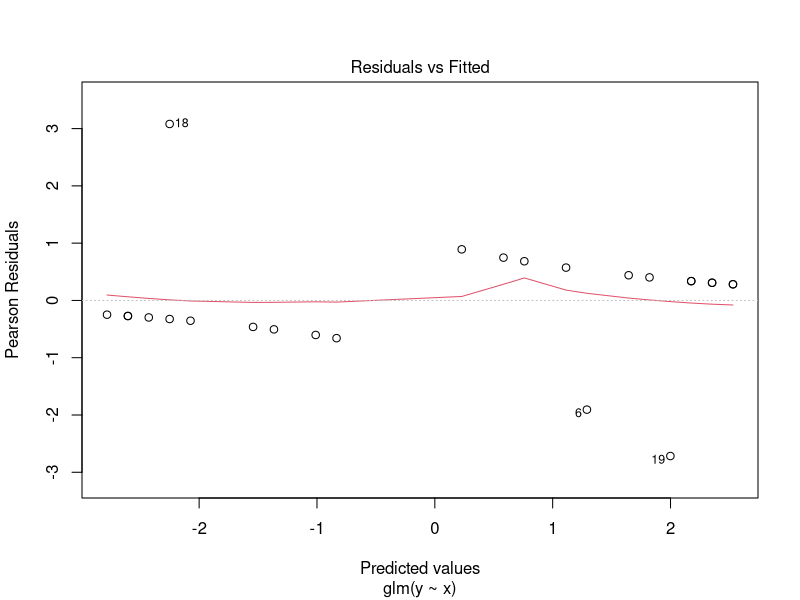
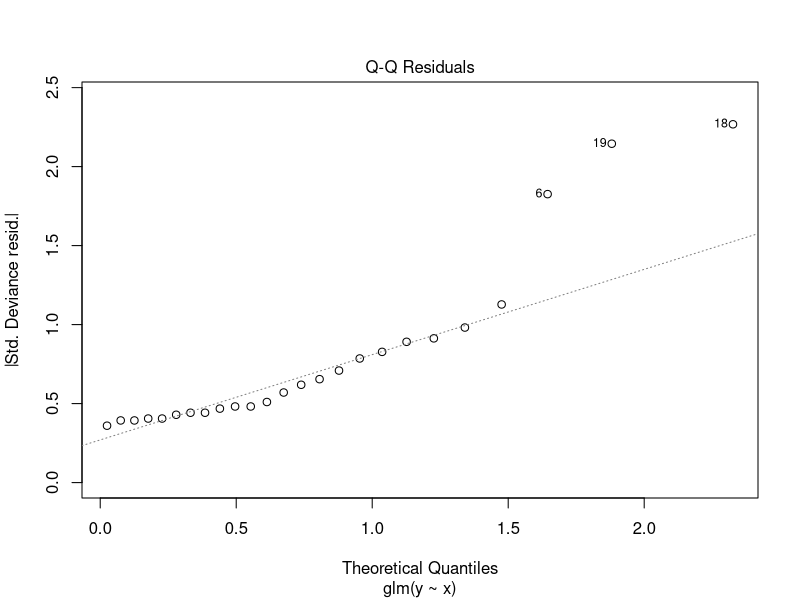
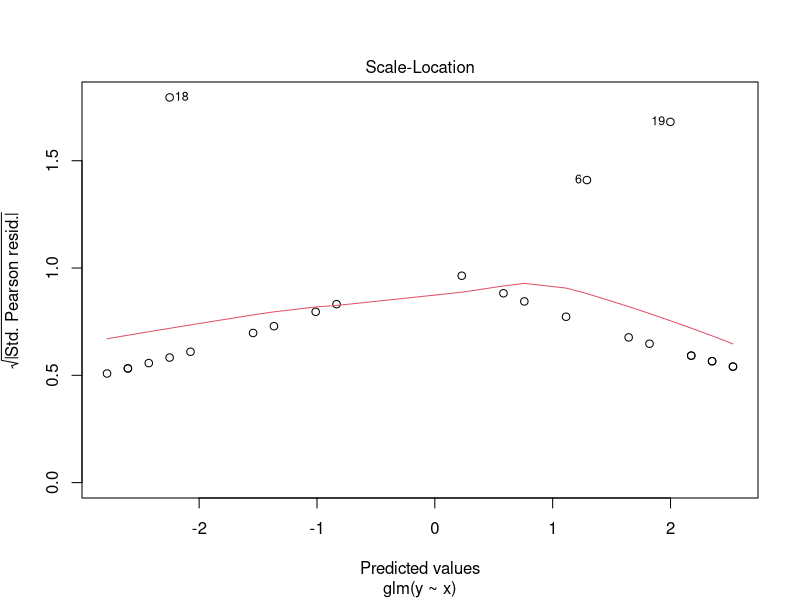
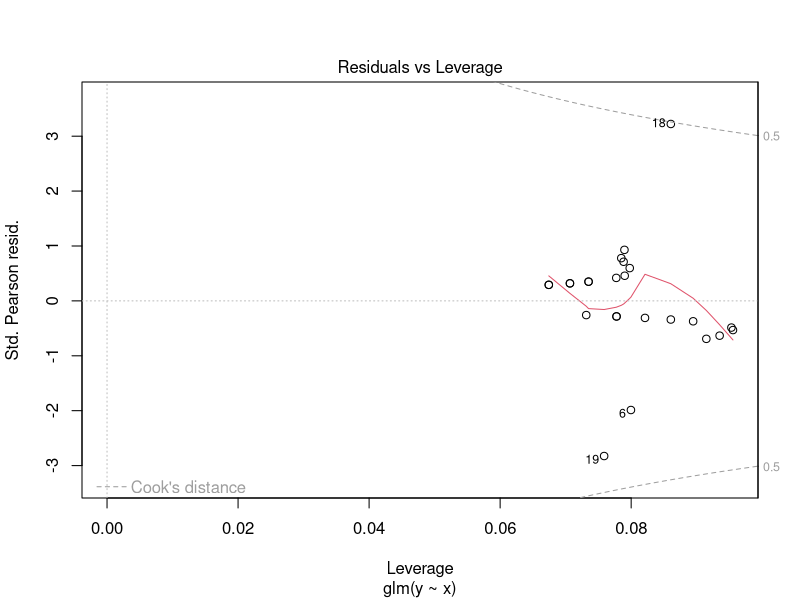

Source code (R) for these figures, in order: (Note: this script raises an error after producing the figures.)
## Que.1
x=c(400,220,490,210,500,270,200,470,480,310,240,490,420,330,280,210,300,470,230,430,460,220,250,200,390)
y=c(0,1,0,1,0,0,1,0,0,1,1,0,0,1,1,1,1,1,0,0,0,1,1,1,0)
fit=glm(y~x,family = 'binomial')
summary(fit)
qchisq(0.05,23,lower.tail = FALSE)
odds=exp(coef(fit))
odds1=exp(cbind(coef(fit),confint(fit)))
plot(fit)       
fit1=glm(y~x+I(x^2),family = 'binomial')
anova(fit,fit1)
anova(fit1)
summary(fit1)

s##Que.3
x1=c(45,40,60,50,55,50,35,65,53,48,37,31,40,75,43,49,37,71,34,27)
x1=x1*1000
x2=c(2,4,3,2,2,5,7,2,2,1,5,7,4,2,9,2,4,1,5,6)
y=c(0,0,1,1,0,1,1,1,0,0,1,1,1,0,1,0,1,0,0,0)
model=glm(y~x1+x2,family = "binomial")
summary(model)
qchisq(0.05,17,lower.tail = FALSE)
